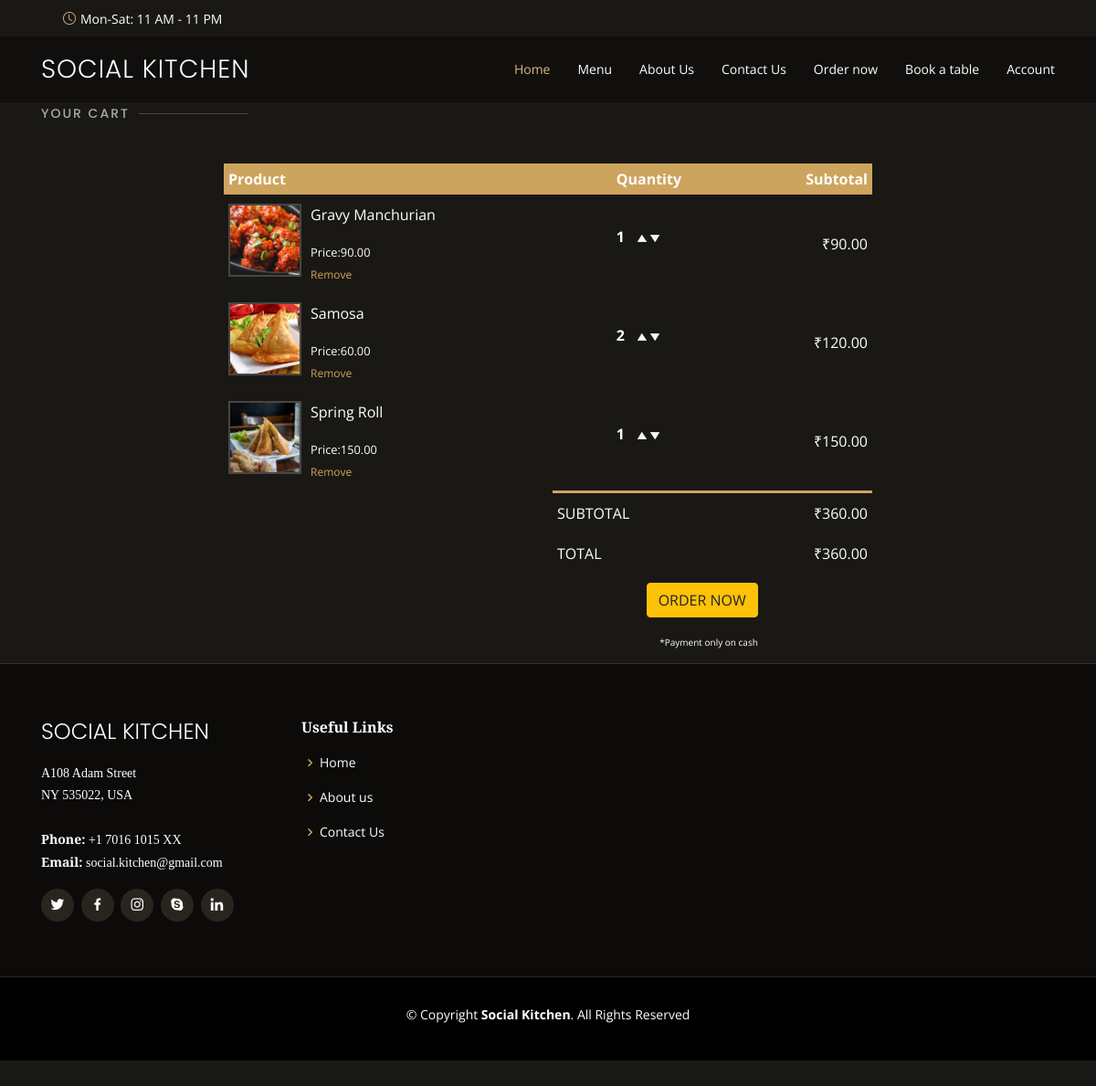
/Cart (signed in), run on the app's committed database.
### Home/models.py (models this page shows, shortened)
class OrderItem(models.Model):
    order = models.ForeignKey(Order, on_delete=models.CASCADE,null=True,blank=True)
    dish = models.ForeignKey(Dish, on_delete=models.CASCADE,null=True,blank=True)
    quantity = models.IntegerField(default=0,null=True ,blank=True)
    @property
    def get_total(self):
        total = self.dish.price *self.quantity
        return total

class Dish(models.Model):
    name = models.CharField(max_length=100,null=True,blank=True)
    price = models.DecimalField(max_digits=25, decimal_places=2,null=True,blank=True)
    description = models.TextField(max_length=400,null=True,blank=True)
    category =models.ForeignKey(DishCategory, on_delete=models.CASCADE,null=True,blank=True)
    image = models.ImageField( null = True)

class Order(models.Model):
    customer = models.ForeignKey(Customer, null=True, on_delete=models.CASCADE, blank=True)
    date_ordered = models.DateTimeField(auto_now_add=True, null=True)
    @property
    def get_Cart_total(self):
        orderitems = self.orderitem_set.all()
        total = sum([item.get_total for item in orderitems])
        return total

### Home/views.py (the view)
# urls.py: path('Cart',views.Cart,name='Cart'),
def Cart(request):
    if request.user.is_authenticated:
        customer = request.user.customer
        order , created = Order.objects.get_or_create(customer=customer)
        items = order.orderitem_set.all()
    else:
        items=[]
        order = {'get_Cart_total' :0 }
    context = {'items':items,'order':order}
    return render (request,'cart.html',context)

### templates/cart.html
{% extends 'main.html' %}
{% load static %}
{% block content %}
<link href="{% static 'css/cartmain.css' %}" rel="stylesheet">
<section id="menu" class="menu section-bg">
    <div class="container" data-aos="fade-up">
        <div class="section-title">
            <h2>YOUR CART</h2>
        </div>
        <div class="small-container cart-page">
            <table>
                <tr>
                    <th>Product</th>
                    <th>Quantity</th>
                    <th>Subtotal</th>
                </tr>
                {% for item in items %}
                <tr>
                    <td>
                        <div class="cart-info">
                            <img src="{{item.dish.image.url}}" class="cart-img" alt="">
                            <div>
                                <p>{{item.dish.name}}</p>
                                <small>Price:{{item.dish.price|floatformat:2}}</small>
                                <br>
                                <a href="">Remove</a>
                            </div>
                        </div>
                    </td>
                    <td>
                        <p class= "quantity"> {{item.quantity}}</p>
                        <div class="quantity">
                            <img data-Dish="{{item.dish.id}}" data-action="add" class="chg-quantity update-cart"
                                src="{% static  'img/arrow-up.png' %}">
                            <img data-Dish="{{item.dish.id}}" data-action="remove" class="chg-quantity update-cart"
                                src="{% static  'img/arrow-down.png' %}">
                        </div>
                    </td>
                    <td>
                        ₹{{item.get_total}}</td>
                </tr>
                {% endfor %}
            </table>
            <div class="total-price">
                <table>
                    <tr>
                        <td>SUBTOTAL</td>
                        <td>₹{{order.get_Cart_total|floatformat:2}}</td>
                    </tr>
                    <tr>
                        <td>TOTAL</td>
                        <td>₹{{order.get_Cart_total|floatformat:2}}</td>
                    </tr>
                    <tr>
                        <td>
                            <a href="{% url 'Checkout' %}">
                                <button type="button" class="btn btn-warning">ORDER NOW</button>
                            </a>
                        </td>
                    </tr>
                    <tr>
                        <td>
                            <div class="warning">*Payment only on cash</div>
                        </td>
                    </tr>
                </table>
            </div>
        </div>
    </div>
    {%endblock content %}

### static/css/styletest.css (style rules this page uses)
body { font-family: "Open Sans", sans-serif; background: #0c0b09; color: #fff; }
a { color: #cda45e; text-decoration: none; }
h1, h2, h3, h4, h5, h6 { font-family: "Playfair Display", serif; }
section { padding: 60px 0; overflow: hidden; }
.section-bg { background-color: #1a1814; }
.section-title { padding-bottom: 40px; padding-top:60px; }
.section-title h2 { font-size: 14px; font-weight: 500; padding: 0; line-height: 1px; margin: 0 0 5px 0; letter-spacing: 2px; text-transform: uppercase; color: #aaaaaa; font-family: "Poppins", sans-serif; }
.section-title h2::after { content: ""; width: 120px; height: 1px; display: inline-block; background: rgba(255, 255, 255, 0.2); margin: 4px 10px; }

### static/css/cartmain.css (style rules this page uses)
.cart-page { margin:5px 200px; }
table { width:100%; border-collapse: collapse; }
.cart-info { display: flex; flex-wrap: wrap; }
.cart-img { width: 80px; height: 80px; border: 2px solid rgba(255, 255, 255, 0.2); margin-right: 10px; }
th { text-align: left; padding: 5px; background: #cda45e; color: #fff; }
td { padding: 10px 5px; }
td a { font-size: 12px; }
.total-price { display: flex; justify-content: flex-end; }
.total-price table { border-top: 3px solid#cda45e; width: 100%; max-width: 350px; }
td:last-child { text-align: right; }
th:last-child { text-align: right; }
.warning { font-size: 10px; }
.quantity { display: inline-block; font-weight: 700; padding-right:10px; }

### data on the page
OrderItem: dish.image (picture), dish.name "Gravy Manchurian", dish.price "90.00", quantity "1", get_total "90.00"
OrderItem: dish.image (picture), dish.name "Samosa", dish.price "60.00", quantity "2", get_total "120.00"
OrderItem: dish.image (picture), dish.name "Spring Roll", dish.price "150.00", quantity "1", get_total "150.00"
Order: get_Cart_total "360.00"
